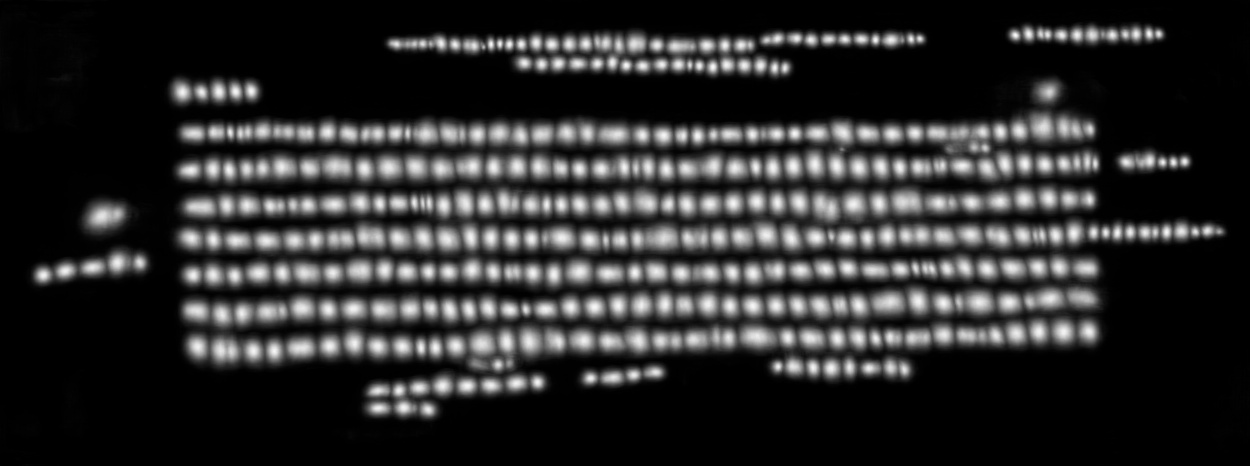
#> input picture app/tests/eval_dataset/heatmaps/233_0003.jpg, 1250 x 466 px
$ python -i segment_from_point_clusters.py   (imports and definitions only)
#> lines starting #> are read from the running program, lines starting #| are printed output that depends on the picture; after the words box and inside, x2 and y2 are one past the last pixel; in counts of white or black regions, pixels touching at a corner belong together
import os
import shutil
import numpy as np
import cv2
from sklearn.linear_model import RANSACRegressor
from scipy.interpolate import UnivariateSpline
import math
import matplotlib
# [1 line not run here, left out]
import matplotlib.pyplot as plt
from skimage import io

PUNCHHOLE_THRESHOLD_EXCLUDE_TOP_RATIO = 0.20
PUNCHHOLE_THRESHOLD_EXCLUDE_BOTTOM_RATIO = 0.80
PUNCHHOLE_THRESHOLD_EXCLUDE_LEFT_RATIO = 0.10
PUNCHHOLE_THRESHOLD_EXCLUDE_RIGHT_RATIO = 0.90
PUNCHHOLE_SCORE_PERCENTILE = 98.5
PUNCHHOLE_CLOSE_RADIUS = 4
PUNCHHOLE_OPEN_RADIUS = 2
PUNCHHOLE_MIN_AREA = 150
PUNCHHOLE_MIN_CIRCULARITY = 0.18
PUNCHHOLE_MIN_ASPECT_RATIO = 0.4
PUNCHHOLE_MIN_EXTENT = 0.2
PUNCHHOLE_MAX_COMPONENTS = 2
PUNCHHOLE_ROW_BLUR_KERNEL = 101
PUNCHHOLE_ROW_DARK_THRESHOLD_MIX = 0.35
PUNCHHOLE_ROW_MIN_FRACTION = 0.08
PUNCHHOLE_ROW_PAD = 12
PUNCHHOLE_LEAF_V_OFFSET = 30.0
PUNCHHOLE_LEAF_S_SCALE = 0.5
PUNCHHOLE_FILL_EXPAND_AREA_RATIO = 1.8


# [8 lines left out: function loadImage, not called in this run]


def largest_true_run(mask):
    best_start = 0
    best_end = -1
    current_start = None
    for idx, flag in enumerate(mask):
        if flag and current_start is None:
            current_start = idx
        elif not flag and current_start is not None:
            if (idx - current_start) > (best_end - best_start + 1):
                best_start, best_end = current_start, idx - 1
            current_start = None
    if current_start is not None and (len(mask) - current_start) > (best_end - best_start + 1):
        best_start, best_end = current_start, len(mask) - 1
    return best_start, best_end


def detect_leaf_row_bounds(gray_image, x1, x2):
    row_brightness = gray_image[:, x1:x2].mean(axis=1).astype(np.float32)
    blur_kernel = PUNCHHOLE_ROW_BLUR_KERNEL
    if blur_kernel % 2 == 0:
        blur_kernel += 1
    row_profile = cv2.GaussianBlur(row_brightness[:, None], (1, blur_kernel), 0).ravel()

    low = float(np.percentile(row_profile, 10))
    high = float(np.percentile(row_profile, 90))
    threshold = low + ((high - low) * PUNCHHOLE_ROW_DARK_THRESHOLD_MIX)
    dark_rows = row_profile <= threshold

    start, end = largest_true_run(dark_rows)
    min_rows = max(1, int(round(gray_image.shape[0] * PUNCHHOLE_ROW_MIN_FRACTION)))
    if end < start or ((end - start + 1) < min_rows):
        start = int(round(gray_image.shape[0] * PUNCHHOLE_THRESHOLD_EXCLUDE_TOP_RATIO))
        end = int(round(gray_image.shape[0] * PUNCHHOLE_THRESHOLD_EXCLUDE_BOTTOM_RATIO)) - 1

    start = max(0, start - PUNCHHOLE_ROW_PAD)
    end = min(gray_image.shape[0] - 1, end + PUNCHHOLE_ROW_PAD)
    return start, end + 1


def contour_shape_metrics(contour):
    area = float(cv2.contourArea(contour))
    perimeter = float(cv2.arcLength(contour, True))
    circularity = 0.0 if perimeter <= 0.0 else float(4.0 * np.pi * area / (perimeter ** 2))
    x, y, w, h = cv2.boundingRect(contour)
    extent = area / max(w * h, 1)
    aspect_ratio = min(w, h) / max(w, h, 1)
    return {
        "area": area,
        "perimeter": perimeter,
        "extent": float(extent),
        "aspect_ratio": float(aspect_ratio),
        "circularity": float(circularity),
    }


def detect_punchhole_mask(page_image):
    if page_image.ndim == 2:
        gray_image = page_image
        color_image = cv2.cvtColor(page_image, cv2.COLOR_GRAY2BGR)
    else:
        color_image = page_image
        gray_image = cv2.cvtColor(page_image, cv2.COLOR_BGR2GRAY)

    page_height, page_width = gray_image.shape
    threshold_x0 = int(page_width * PUNCHHOLE_THRESHOLD_EXCLUDE_LEFT_RATIO)
    threshold_x1 = int(page_width * PUNCHHOLE_THRESHOLD_EXCLUDE_RIGHT_RATIO)
    threshold_y0, threshold_y1 = detect_leaf_row_bounds(gray_image, threshold_x0, threshold_x1)

    hsv_image = cv2.cvtColor(color_image, cv2.COLOR_BGR2HSV)
    saturation = hsv_image[:, :, 1].astype(np.float32)
    value = hsv_image[:, :, 2].astype(np.float32)

    blur_kernel = PUNCHHOLE_ROW_BLUR_KERNEL
    if blur_kernel % 2 == 0:
        blur_kernel += 1
    blur_saturation = cv2.GaussianBlur(saturation, (blur_kernel, blur_kernel), 0)
    blur_value = cv2.GaussianBlur(value, (blur_kernel, blur_kernel), 0)

    rel_value = value - blur_value
    rel_saturation = saturation - blur_saturation
    hole_score = rel_value - rel_saturation

    roi_score = hole_score[threshold_y0:threshold_y1, threshold_x0:threshold_x1]
    if roi_score.size == 0:
        return np.zeros_like(gray_image, dtype=np.uint8)

    thresh = np.percentile(roi_score, PUNCHHOLE_SCORE_PERCENTILE)
    saturation_roi = saturation[threshold_y0:threshold_y1, threshold_x0:threshold_x1]
    value_roi = value[threshold_y0:threshold_y1, threshold_x0:threshold_x1]
    leaf_mean_v = float(np.mean(value_roi))
    leaf_mean_s = float(np.mean(saturation_roi))
    saturation_gate = saturation_roi < max(leaf_mean_s * PUNCHHOLE_LEAF_S_SCALE, 1.0)
    absolute_gate_roi = (
        (value_roi > (leaf_mean_v + PUNCHHOLE_LEAF_V_OFFSET)) &
        saturation_gate
    )
    mask_roi = ((roi_score > thresh) | absolute_gate_roi).astype(np.uint8) * 255

    close_kernel_size = 2 * PUNCHHOLE_CLOSE_RADIUS + 1
    open_kernel_size = 2 * PUNCHHOLE_OPEN_RADIUS + 1
    kernel_close = np.ones((close_kernel_size, close_kernel_size), dtype=np.uint8)
    kernel_open = np.ones((open_kernel_size, open_kernel_size), dtype=np.uint8)
    mask_roi = cv2.morphologyEx(mask_roi, cv2.MORPH_CLOSE, kernel_close)
    mask_roi = cv2.morphologyEx(mask_roi, cv2.MORPH_OPEN, kernel_open)

    contours, _ = cv2.findContours(mask_roi, cv2.RETR_EXTERNAL, cv2.CHAIN_APPROX_SIMPLE)
    selected_contours = []
    for contour in contours:
        metrics = contour_shape_metrics(contour)
        if metrics["area"] < PUNCHHOLE_MIN_AREA:
            continue
        if metrics["perimeter"] <= 0:
            continue
        if metrics["circularity"] < PUNCHHOLE_MIN_CIRCULARITY:
            continue
        if metrics["aspect_ratio"] < PUNCHHOLE_MIN_ASPECT_RATIO:
            continue
        if metrics["extent"] < PUNCHHOLE_MIN_EXTENT:
            continue
        selected_contours.append((metrics["area"], contour))

    if not selected_contours:
        return np.zeros_like(gray_image, dtype=np.uint8)

    selected_contours.sort(key=lambda item: item[0], reverse=True)
    selected_contours = selected_contours[:PUNCHHOLE_MAX_COMPONENTS]

    final_mask = np.zeros_like(gray_image, dtype=np.uint8)
    roi_mask = np.zeros_like(mask_roi)
    for _, contour in selected_contours:
        cv2.drawContours(roi_mask, [contour], -1, 255, -1)
    final_mask[threshold_y0:threshold_y1, threshold_x0:threshold_x1] = roi_mask
    return final_mask


# [29 lines left out: function fill_punchholes_from_neighbors, not called in this run]


def prepare_image_for_line_extraction(page_image):
    if page_image.ndim == 2:
        gray_image = page_image
    else:
        gray_image = cv2.cvtColor(page_image, cv2.COLOR_BGR2GRAY)
    punchhole_mask = detect_punchhole_mask(page_image)
    if not np.any(punchhole_mask):
        return gray_image
    return fill_punchholes_from_neighbors(gray_image, punchhole_mask)

# [627 lines left out: functions resize_with_padding, visualize_projection_profile, create_debug_collage, analyze_and_clean_blob, gen_bounding_boxes, load_node_features_and_labels and 8 more, not called in this run]

>>> import cv2
>>> picture = cv2.imread('../app/tests/eval_dataset/heatmaps/233_0003.jpg')
#> picture is the input picture: shape (466, 1250, 3); min 0, max 250, mean 42.3
>>> result = prepare_image_for_line_extraction(picture)
#> in detect_leaf_row_bounds, `row_brightness = gray_image[:, x1:x2].mean(axis=1).astype(np.float32)`: row_brightness = 466 values, max 157.7 at index 237, min 0 at index 3, mean 51.13
#> in detect_leaf_row_bounds, `row_profile = cv2.GaussianBlur(row_brightness[:, None], (1, blur_kerne..`: row_profile = 466 values, max 89.71 at index 237, min 0.0242 at index 465, mean 51.13
#> in detect_leaf_row_bounds, `low = float(np.percentile(row_profile, 10))`: low = 3.35
#> in detect_leaf_row_bounds, `high = float(np.percentile(row_profile, 90))`: high = 86.34
#> in detect_leaf_row_bounds, `threshold = low + ((high - low) * PUNCHHOLE_ROW_DARK_THRESHOLD_MIX)`: threshold = 32.39
#> the loop in largest_true_run, `for idx, flag in enumerate(mask):` made 466 passes
#> (flag, best_start, best_end) on pass 38: (False, 0, 36)
#> after the loop in largest_true_run, `for idx, flag in enumerate(mask):`: best_end = 111; best_start = 58; current_start = 376
#> in largest_true_run, `best_start, best_end = current_start, len(mask) - 1`: best_end = 465
#> in detect_leaf_row_bounds, `start, end = largest_true_run(dark_rows)`: start = 376; end = 465
#> in detect_leaf_row_bounds, `start = max(0, start - PUNCHHOLE_ROW_PAD)`: start = 364
#> in detect_punchhole_mask, `threshold_y0, threshold_y1 = detect_leaf_row_bounds(gray_image, thresh..`: threshold_y1 = 466
#> in detect_punchhole_mask, `blur_value = cv2.GaussianBlur(value, (blur_kernel, blur_kernel), 0)`:
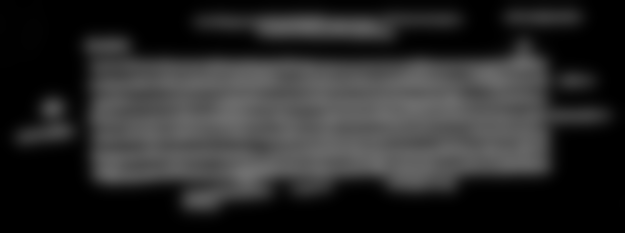
#> blur_value: shape (466, 1250) float32 (shown at 1/2 size); min 0, max 111.5, mean 42.3
#> in detect_punchhole_mask, `rel_value = value - blur_value`:
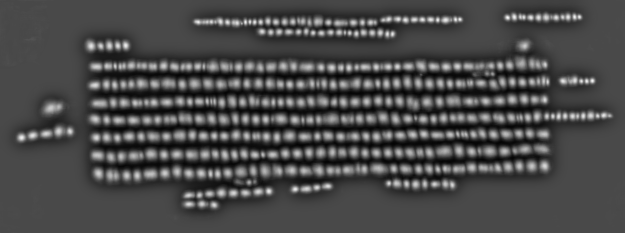
#> rel_value: shape (466, 1250) float32 (shown at 1/2 size); min -89.13, max 219.5, mean 0; drawn with min black and max white
#> in detect_punchhole_mask, `roi_score = hole_score[threshold_y0:threshold_y1, threshold_x0:thresho..`:
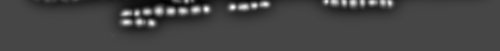
#> roi_score: shape (102, 1000) float32 (shown at 1/2 size); min -75.87, max 196.7, mean -1.6; drawn with min black and max white
#> in detect_punchhole_mask, `thresh = np.percentile(roi_score, PUNCHHOLE_SCORE_PERCENTILE)`: thresh = 108.6
#> in detect_punchhole_mask, `value_roi = value[threshold_y0:threshold_y1, threshold_x0:threshold_x1]`:
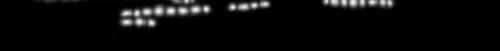
#> value_roi: shape (102, 1000) float32 (shown at 1/2 size); min 0, max 245, mean 10.3
#> in detect_punchhole_mask, `leaf_mean_v = float(np.mean(value_roi))`: leaf_mean_v = 10.3
#> in detect_punchhole_mask, `leaf_mean_s = float(np.mean(saturation_roi))`: leaf_mean_s = 0
#> in detect_punchhole_mask, `absolute_gate_roi = ( (value_roi > (leaf_mean_v + PUNCHHOLE_LEAF_V_OFF..`:
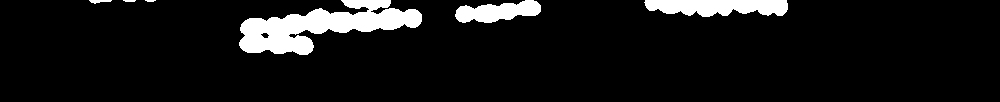
#> absolute_gate_roi: shape (102, 1000) bool; 8% white; 6 white regions (1 under 20 px), largest, box (x1, y1, x2, y2) and area: (239, 0, 422, 55) 4897, (644, 0, 788, 17) 1918, (455, 0, 541, 23) 1283, (89, 0, 112, 4) 55, (123, 0, 136, 2) 23
#> in detect_punchhole_mask, `mask_roi = cv2.morphologyEx(mask_roi, cv2.MORPH_CLOSE, kernel_close)`:
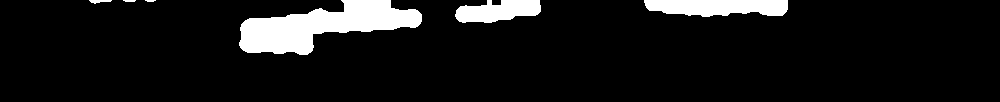
#> mask_roi: shape (102, 1000); 8.7% white; 6 white regions (1 under 20 px), largest, box (x1, y1, x2, y2) and area: (239, 0, 422, 55) 5335, (644, 0, 788, 17) 2008, (455, 0, 541, 23) 1431, (89, 0, 112, 4) 55, (123, 0, 136, 2) 23
#> in detect_punchhole_mask, `mask_roi = cv2.morphologyEx(mask_roi, cv2.MORPH_OPEN, kernel_open)`:
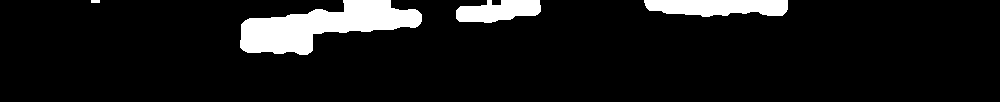
#> mask_roi: shape (102, 1000); 8.6% white; 4 white regions
#> in detect_punchhole_mask, `contours, _ = cv2.findContours(mask_roi, cv2.RETR_EXTERNAL, cv2.CHAIN_..`: contours = 4 contours, 1 with area under 20; largest, box (x1, y1, x2, y2) and area: (240, 0, 422, 55) 5104, (644, 0, 788, 17) 1854, (456, 0, 541, 23) 1322
#> the loop in detect_punchhole_mask, `for contour in contours:` made 4 passes
#> (area in contour_shape_metrics, perimeter in contour_shape_metrics, circularity in contour_shape_metrics, x in contour_shape_metrics, w in contour_shape_metrics, h in contour_shape_metrics, extent in contour_shape_metrics, aspect_ratio in contour_shape_metrics) on passes 1 to 3: (1853.5, 313, 0.238, 644, 144, 17, 0.757, 0.118), (1322, 207.9, 0.384, 456, 85, 23, 0.676, 0.271), (5103.5, 453.9, 0.311, 240, 182, 55, 0.51, 0.302)
#> after the loop in detect_punchhole_mask, `for contour in contours:`: selected_contours = []
